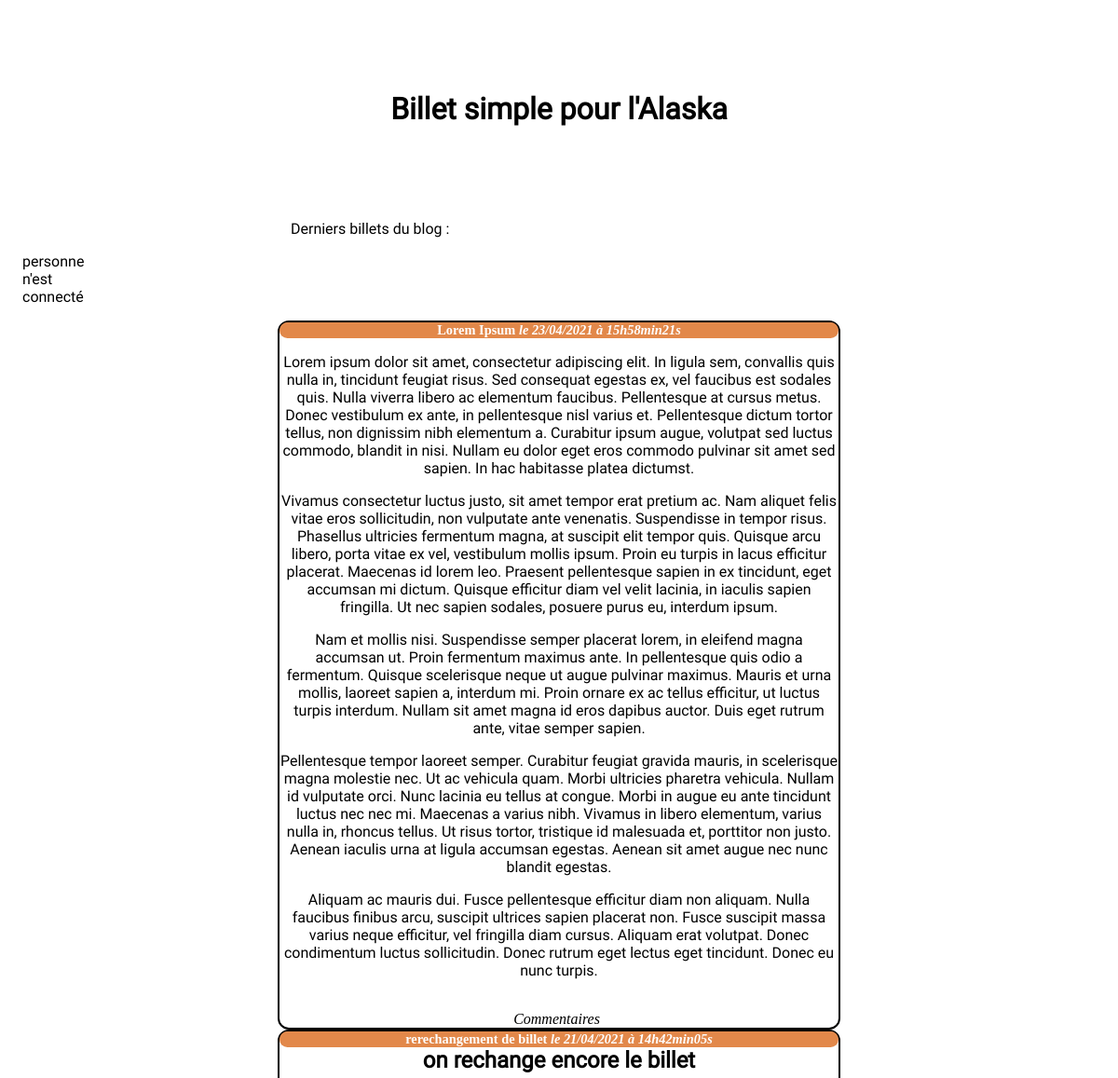
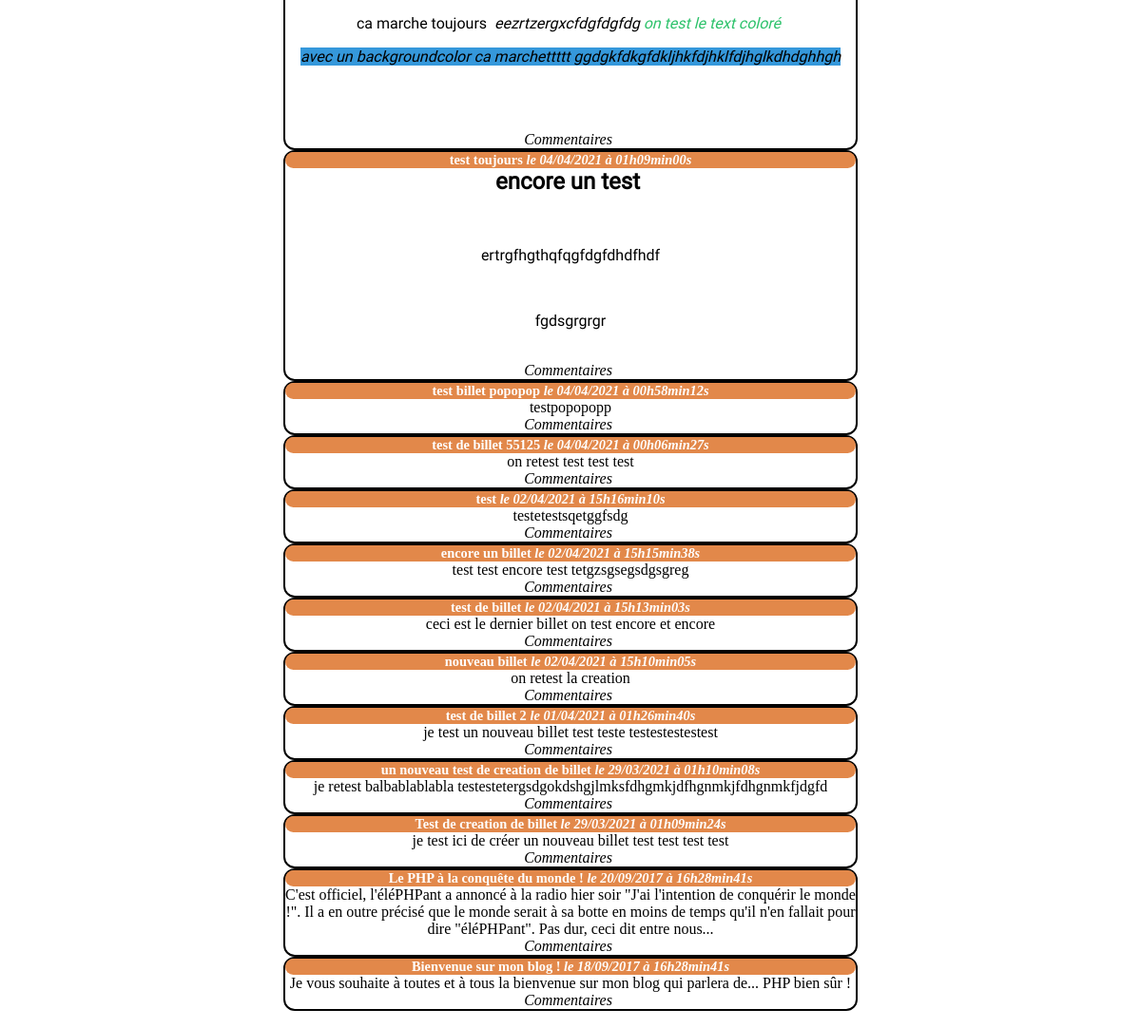
Before: / (middle part) with the older database file (2 pictures, top to bottom).
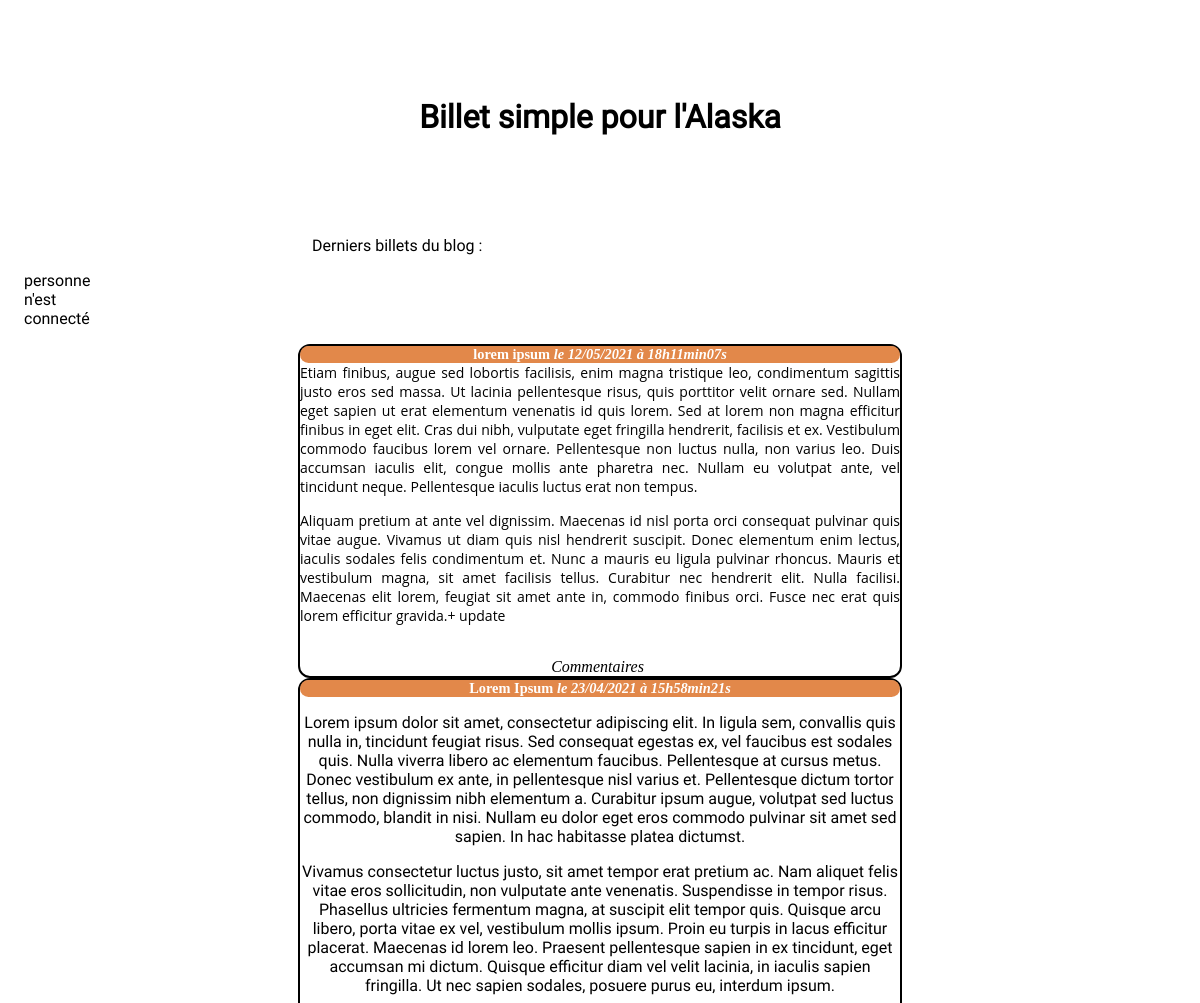
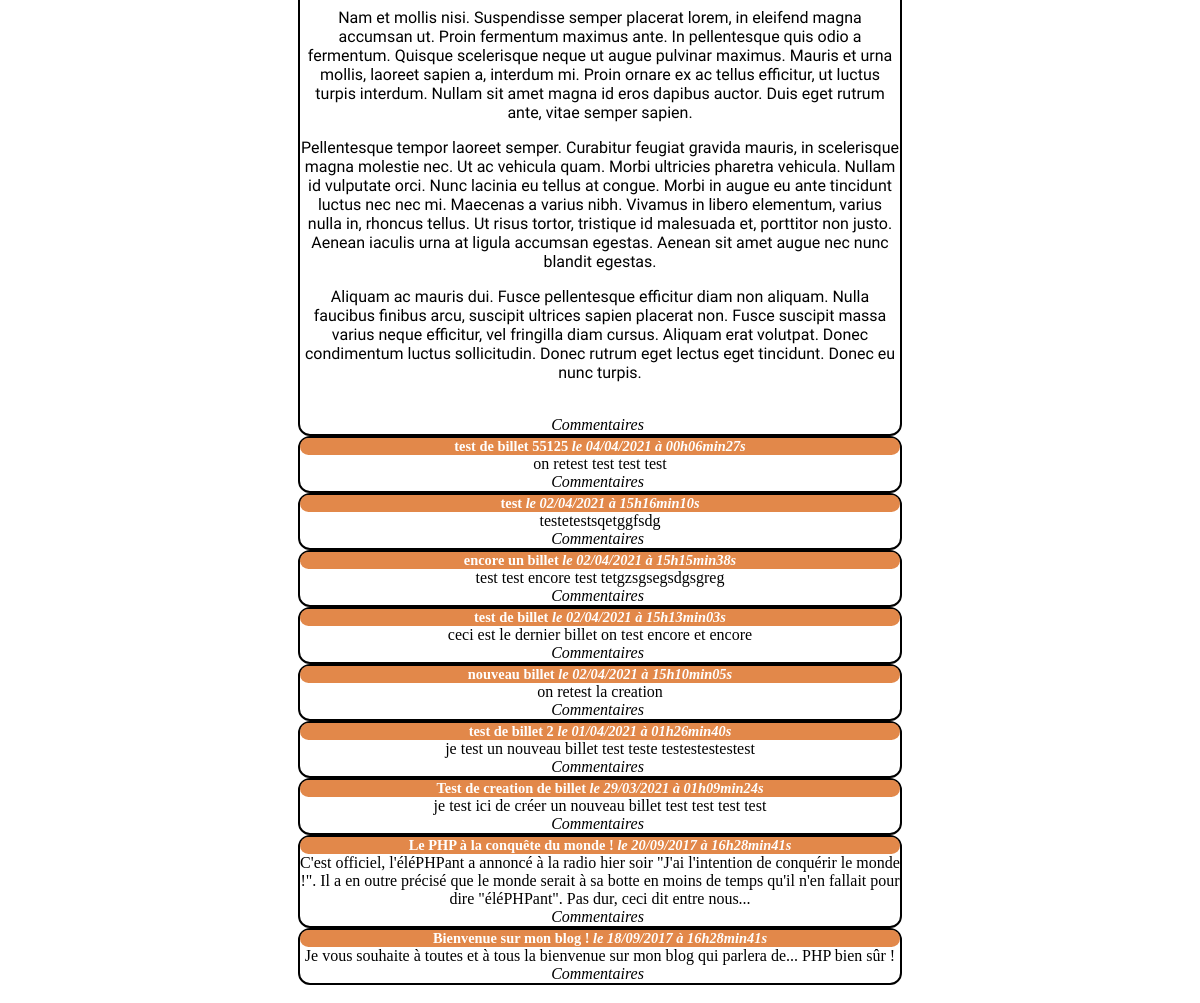
After: the same page with the newer database file (2 pictures, top to bottom).
### tables this page shows
CREATE TABLE `posts` (
  `id` int(11) NOT NULL,
  `title` varchar(255) NOT NULL,
  `content` text NOT NULL,
  `creation_date` datetime NOT NULL
);

### controller/frontend.php (called while the page is built, shortened)
<?php
require_once('model/PostManager.php');
function listPosts()
{
    $postManager = new PostManager();
    $posts = $postManager->getPosts();
    require('view/frontend/listPostsView.php');
}

### model/PostManager.php (called while the page is built, shortened)
<?php
class PostManager extends Manager
{
    public function getPosts()
    {
        $db = $this->dbConnect();
        $req = $db->query('SELECT id, title, content, DATE_FORMAT(creation_date, \'%d/%m/%Y à %Hh%imin%ss\') AS creation_date_fr FROM posts ORDER BY creation_date DESC LIMIT 0, 20');
        return $req;
    }
}

### view/frontend/listPostsView.php (the view, shortened to what this page needs)
<h1 id="listebillets">Billet simple pour l'Alaska</h1>
<p class="textacceuil1">Derniers billets du blog :</p>
<?php
if (isset($_SESSION['pseudo']))
{
    $bonjour = 'Bonjour ' . $_SESSION['pseudo'];
?>
    <p class="textacceuil2"><?= $bonjour ?></p>
<?php
}
else{
?>
<p class="textacceuil2">personne n'est connecté</p>
<?php
}
while ($data = $posts->fetch())
{
?>
    <div class="news">
        <h3 class="titrepost">
            <?= htmlspecialchars($data['title']) ?>
            <em>le <?= $data['creation_date_fr'] ?></em>
        </h3>
        <div class="newstext">
            <?= $data['content'] ?>
            <br />
            <em><a href="index.php?action=post&amp;id=<?= $data['id'] ?>#commentaires" class="crud">Commentaires</a></em>
        </div>
    </div>
<?php
}
?>
<?php require('template.php'); ?>

Changed rows visible on the page:
removed posts: title "rerechangement de billet", creation_date_fr "21/04/2021 à 14h42min05s", content "on rechange encore le billet ca marche toujours eezrtzergxcfdgfdgfdg on test le text coloré avec un backgroundcolor ca marchettttt ggdgkfdkgfdkljhkfdjhklfdjhglkdhdghhgh"
removed posts: title "test toujours", creation_date_fr "04/04/2021 à 01h09min00s", content "encore un test ertrgfhgthqfqgfdgfdhdfhdf fgdsgrgrgr"
removed posts: title "test billet popopop", creation_date_fr "04/04/2021 à 00h58min12s", content "testpopopopp"
removed posts: title "un nouveau test de creation de billet", creation_date_fr "29/03/2021 à 01h10min08s", content "je retest balbablablabla testestetergsdgokdshgjlmksfdhgmkjdfhgnmkjfdhgnmkfjdgfd"
added posts: title "lorem ipsum", creation_date_fr "12/05/2021 à 18h11min07s", content "Etiam finibus, augue sed lobortis facilisis, enim magna tristique leo, condimentum sagittis justo eros sed massa. Ut lacinia pellentesque risus, quis porttitor velit ornare sed. Nullam eget sapien ut erat elementum venenatis id quis lorem. Sed at lorem non magna efficitur finibus in eget elit. Cras dui nibh, vulputate eget fringilla hendrerit, facilisis et ex. Vestibulum commodo faucibus lorem vel ornare. Pellentesque non luctus nulla, non varius leo. Duis accumsan iaculis elit, congue mollis ante pharetra nec. Nullam eu volutpat ante, vel tincidunt neque. Pellentesque iaculis luctus erat non tempus. Aliquam pretium at ante vel dignissim. Maecenas id nisl porta orci consequat pulvinar quis…"
